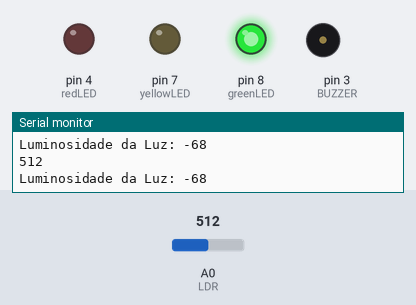
This sketch was run on a simulated Arduino Uno, built with avr-gcc and run on an emulated ATmega328P. Parts: output pins drawn as LEDs (lit = HIGH), buzzer (waves = sounding), the last lines printed to the serial monitor. The test bench sets the inputs (shaded band); at power-on: A0 (LDR) = 512. Pins used as bus, display or sensor lines are not drawn.

Above: at 3.8 s.
3.9 s: A0 (LDR) set to 746
7.8 s: A0 (LDR) set to 770
At 10.4 s:
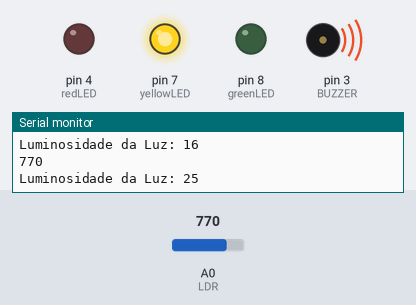
At 12.6 s:
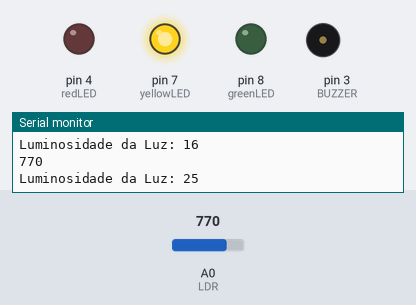
13.5 s: A0 (LDR) set to 832
18.5 s: A0 (LDR) set to 852
At 26.9 s:
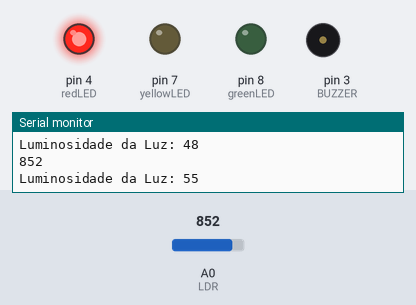
Timing chart, 0 to 27.2 s (numbered marks = the images above; inputs shaded):
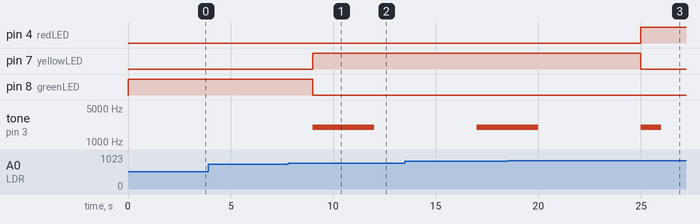

Measured:
- the behaviour switches between 757 and 758 on A0 (LDR) (found by bisection; images 0 and 1)
- the behaviour switches between 839 and 840 on A0 (LDR) (found by bisection; images 2 and 3)
- after the input at 7.8 s, pin 7 (yellowLED): LOW → HIGH after 1.2 s; pin 8 (greenLED): HIGH → LOW after 1.2 s; tone on pin 3 (BUZZER): silent → 2000 Hz after 1.2 s, → silent 3.0 s later
- after the input at 18.5 s, pin 4 (redLED): LOW → HIGH after 6.5 s; pin 7 (yellowLED): HIGH → LOW after 6.5 s

The sketch:

arduino.ino
```cpp
int greenLED = 8;  // Define o pino digital 8 como saída para o LED verde
int yellowLED = 7; // Define o pino digital 7 como saída para o LED amarelo
int redLED = 4;    // Define o pino digital 4 como saída para o LED vermelho
int BUZZER = 3;    // Define o pino digital 3 como saída para o buzzer
int LDR = A0;      // Define o pino analógico A0 como entrada para o LDR (Light Dependent Resistor)

int valorLDR;       // Variável para armazenar o valor lido do LDR
int luminosidadeLuz;

void setup() {
  Serial.begin(9600); // Inicia a comunicação serial com uma taxa de 9600 bauds
  pinMode(greenLED, OUTPUT);  // Configura o pino do LED verde como saída
  pinMode(yellowLED, OUTPUT); // Configura o pino do LED amarelo como saída
  pinMode(redLED, OUTPUT);    // Configura o pino do LED vermelho como saída
  pinMode(BUZZER, OUTPUT);    // Configura o pino do buzzer como saída
  pinMode(LDR, INPUT);        // Configura o pino do LDR como entrada
}

void loop() {
  valorLDR = analogRead(LDR); // Lê o valor analógico do LDR e armazena em 'valorLDR'
  luminosidadeLuz = map(valorLDR, 700, 974, 0, 100); // Mapeia o valor lido do LDR para o intervalo de 0 a 100 (luminosidade)
  Serial.println(valorLDR);
  Serial.print("Luminosidade da Luz: "); // Imprime a string na porta serial
  Serial.println(luminosidadeLuz);        // Imprime o valor da luminosidade da luz na porta serial
  if (luminosidadeLuz <= 20) { // Se a luminosidade for menor ou igual a 20
    digitalWrite(greenLED, HIGH); // Acende o LED verde
    digitalWrite(yellowLED, LOW); // Apaga o LED amarelo
    digitalWrite(redLED, LOW);    // Apaga o LED vermelho
    digitalWrite(BUZZER, LOW);    // Desliga o buzzer
  } else if (luminosidadeLuz > 20 && luminosidadeLuz <= 50) { // Se a luminosidade estiver entre 20 e 50
    digitalWrite(greenLED, LOW);   // Apaga o LED verde
    digitalWrite(yellowLED, HIGH); // Acende o LED amarelo
    digitalWrite(redLED, LOW);     // Apaga o LED vermelho
    digitalWrite(BUZZER, HIGH);    // Liga o buzzer
    tone(BUZZER, 2000, 3000);      // Produz um tom no buzzer com frequência de 2000Hz por 3000ms
    delay(5000);                    // Aguarda 5 segundos
  } else { // Se a luminosidade for maior que 50
    digitalWrite(greenLED, LOW);   // Apaga o LED verde
    digitalWrite(yellowLED, LOW);  // Apaga o LED amarelo
    digitalWrite(redLED, HIGH);    // Acende o LED vermelho
    digitalWrite(BUZZER, HIGH);    // Liga o buzzer
    tone(BUZZER, 2000, 1000);      // Produz um tom no buzzer com frequência de 2000Hz por 1000ms
  }
  delay(3000); // Aguarda 3 segundos antes de repetir o loop
}
```
